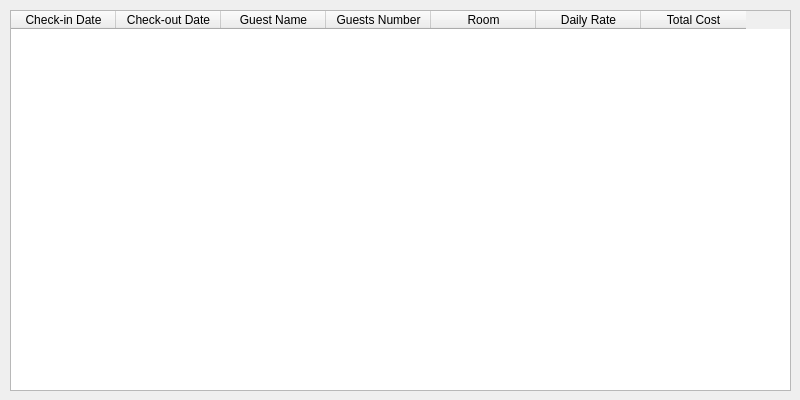
<?xml version="1.0" encoding="UTF-8"?>
<ui version="4.0">
 <class>DialogBookingListToday</class>
 <widget class="QDialog" name="DialogBookingListToday">
  <property name="geometry">
   <rect>
    <x>0</x>
    <y>0</y>
    <width>800</width>
    <height>400</height>
   </rect>
  </property>
  <property name="windowTitle">
   <string>Today's Bookings</string>
  </property>
  <widget class="QTableWidget" name="tableBooking">
   <property name="geometry">
    <rect>
     <x>10</x>
     <y>10</y>
     <width>781</width>
     <height>381</height>
    </rect>
   </property>
   <attribute name="horizontalHeaderDefaultSectionSize">
    <number>105</number>
   </attribute>
   <column>
    <property name="text">
     <string>Check-in Date</string>
    </property>
   </column>
   <column>
    <property name="text">
     <string>Check-out Date</string>
    </property>
   </column>
   <column>
    <property name="text">
     <string>Guest Name</string>
    </property>
   </column>
   <column>
    <property name="text">
     <string>Guests Number</string>
    </property>
   </column>
   <column>
    <property name="text">
     <string>Room</string>
    </property>
   </column>
   <column>
    <property name="text">
     <string>Daily Rate</string>
    </property>
   </column>
   <column>
    <property name="text">
     <string>Total Cost</string>
    </property>
   </column>
  </widget>
 </widget>
 <resources/>
 <connections/>
</ui>
